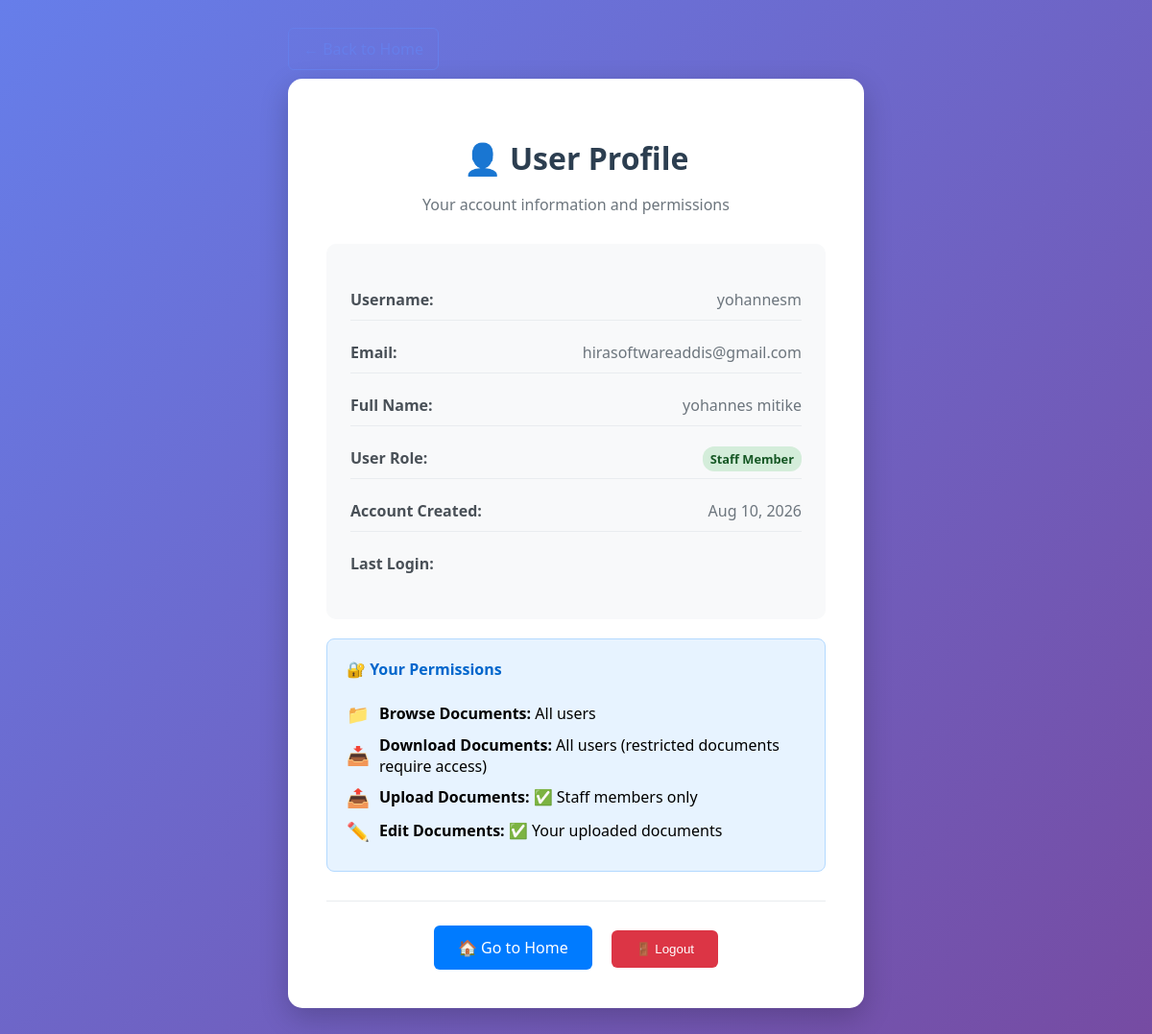
/profile/ (signed in), run on the app's committed database.
### users/models.py (models this page shows, shortened)
class User(AbstractUser):
    email = models.EmailField(unique=True)
    department = models.ForeignKey(
        Department, on_delete=models.SET_NULL, null=True, blank=True, related_name='users'
    )
    middle_name = models.CharField(max_length=100, blank=True)
    job_title = models.CharField(max_length=100, blank=True)
    employee_id = models.CharField(max_length=50, unique=True, null=True, blank=True)
    phone = models.CharField(max_length=20, blank=True)
    profile_photo = models.ImageField(upload_to='profiles/', null=True, blank=True)

### dms/views.py (the view)
# urls.py: path('profile/', profile_view, name='profile'),
@login_required
def profile_view(request):
    return render(request, 'profile.html', {'user': request.user})

### templates/profile.html (shortened to what this page needs)
<!DOCTYPE html>
<html>
<head>
</head>
<body>
    <div class="container">
        <div class="back-link">
            <a href="{% url 'home' %}">← Back to Home</a>
        </div>
        <div class="profile-card">
            <div class="profile-header">
                <h1 style="color: #2c3e50; margin-bottom: 10px;">👤 User Profile</h1>
                <p style="color: #6c757d;">Your account information and permissions</p>
            </div>
            <div class="profile-info">
                <div class="info-item">
                    <span class="info-label">Username:</span>
                    <span class="info-value">{{ user.username }}</span>
                </div>
                <div class="info-item">
                    <span class="info-label">Email:</span>
                    <span class="info-value">{{ user.email }}</span>
                </div>
                <div class="info-item">
                    <span class="info-label">Full Name:</span>
                    <span class="info-value">
                        {% if user.first_name or user.last_name %}
                            {{ user.first_name }} {{ user.last_name }}
                        {% else %}
                            <span style="color: #6c757d; font-style: italic;">Not set</span>
                        {% endif %}
                    </span>
                </div>
                <div class="info-item">
                    <span class="info-label">User Role:</span>
                    <span class="info-value">
                        {% if user.is_superuser %}
                            <span class="role-badge role-superuser">Super Administrator</span>
                        {% elif user.is_staff %}
                            <span class="role-badge role-staff">Staff Member</span>
                        {% else %}
                            <span class="role-badge role-user">Regular User</span>
                        {% endif %}
                    </span>
                </div>
                <div class="info-item">
                    <span class="info-label">Account Created:</span>
                    <span class="info-value">{{ user.date_joined|date:"M d, Y" }}</span>
                </div>
                <div class="info-item">
                    <span class="info-label">Last Login:</span>
                </div>
            </div>
            <div class="permissions">
                <h4>🔐 Your Permissions</h4>
                <div class="permission-item">
                    <span class="permission-icon">📁</span>
                    <span><strong>Browse Documents:</strong> All users</span>
                </div>
                <div class="permission-item">
                    <span class="permission-icon">📥</span>
                    <span><strong>Download Documents:</strong> All users (restricted documents require access)</span>
                </div>
                {% if user.is_staff %}
                <div class="permission-item">
                    <span class="permission-icon">📤</span>
                    <span><strong>Upload Documents:</strong> ✅ Staff members only</span>
                </div>
                <div class="permission-item">
                    <span class="permission-icon">✏️</span>
                    <span><strong>Edit Documents:</strong> ✅ Your uploaded documents</span>
                </div>
                {% endif %}
            </div>
            <div class="actions">
                <a href="{% url 'home' %}" class="btn btn-primary">🏠 Go to Home</a>
                <form action="{% url 'logout' %}" method="post" style="display: inline;">
                    <button type="submit" class="btn btn-danger">🚪 Logout</button>
                </form>
            </div>
        </div>
    </div>
</body>
</html>

### templates/profile.html (style rules this page uses)
body { font-family: 'Segoe UI', Tahoma, Geneva, Verdana, sans-serif; margin: 0; padding: 40px; background: linear-gradient(135deg, #667eea 0%, #764ba2 100%); min-height: 100vh; }
.container { max-width: 600px; margin: 0 auto; }
.profile-card { background: white; padding: 40px; border-radius: 15px; box-shadow: 0 10px 30px rgba(0,0,0,0.2); }
.back-link { margin-bottom: 20px; }
.back-link a { color: #667eea; text-decoration: none; padding: 10px 15px; border: 1px solid #667eea; border-radius: 6px; transition: all 0.3s ease; }
.profile-header { text-align: center; margin-bottom: 30px; }
.profile-info { background: #f8f9fa; padding: 25px; border-radius: 10px; margin-bottom: 20px; }
.info-item { display: flex; justify-content: space-between; margin: 12px 0; padding: 10px 0; border-bottom: 1px solid #e9ecef; }
.info-item:last-child { border-bottom: none; }
.info-label { font-weight: 600; color: #495057; }
.info-value { color: #6c757d; text-align: right; }
.role-badge { padding: 4px 8px; border-radius: 12px; font-size: 0.8em; font-weight: 600; }
.role-staff { background: #d4edda; color: #155724; }
.actions { text-align: center; margin-top: 30px; padding-top: 25px; border-top: 1px solid #e9ecef; }
.btn { padding: 12px 25px; border: none; border-radius: 6px; text-decoration: none; cursor: pointer; display: inline-block; margin: 0 8px; font-weight: 500; transition: all 0.3s ease; }
.btn-primary { background: #007bff; color: white; }
.btn-danger { background: #dc3545; color: white; }
.permissions { background: #e7f3ff; border: 1px solid #b3d9ff; border-radius: 8px; padding: 20px; margin-top: 20px; }
.permissions h4 { margin-top: 0; color: #0066cc; }
.permission-item { display: flex; align-items: center; margin: 8px 0; }
.permission-icon { margin-right: 10px; font-size: 1.2em; }

### data on the page
User: username "yohannesm", email "hirasoftwareaddis@gmail.com", first_name "yohannes", last_name "mitike", date_joined "Aug 10, 2026"
